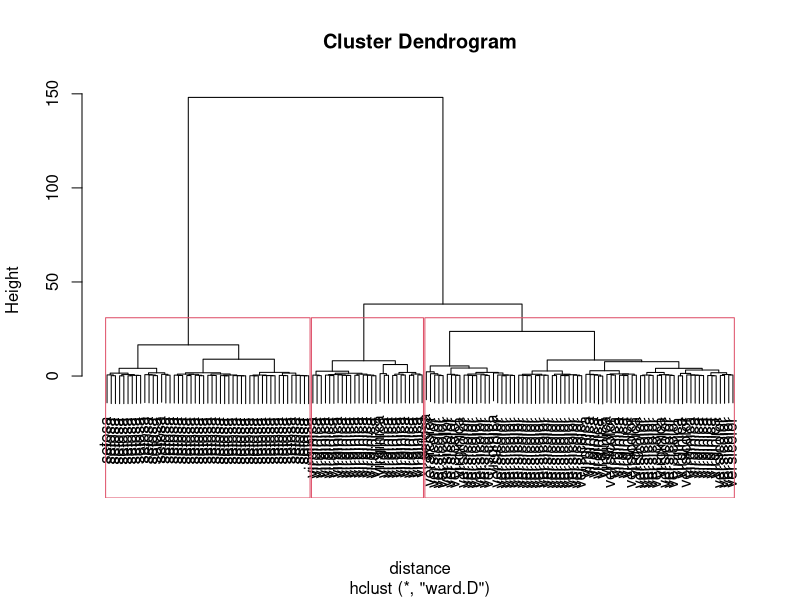

Recreate this plot in R.
data(iris)
names(iris)
head(iris)
summary(iris$Sepal.Length)
summary(iris$Sepal.Width)
summary(iris$Petal.Length)
summary(iris$Petal.Width)
summary(iris$Species)
features <- iris[,1:4]
scaled <- scale(features)
means <- attr(scaled,"scaled:center")
stdv <- attr(scaled, "scaled:scale")
distance <- dist(scaled, method = "euclidean")
hier_cl <- hclust(distance, method="ward.D")
plot(hier_cl, labels=iris$Species)
rect.hclust(hier_cl, k=3)
groups <- cutree(hier_cl, k = 3)
print(groups)
#Setosa occupies the first cluster
#virginica occupies the second cluster
#versicolor occupies the third cluster

#InClass10_2

kmeans_clusters <- kmeans(distance, 5 , nstart=100, iter.max=100)
kmeans_clusters
kmeans_clusters$cluster
kmeans_clusters$centers

kmeans_clusters$withinss
kmeans_clusters$tot.withinss
kmeans_clusters$betweenss

kmeans_clusters$size

compare <- cbind(groups,kmeans_clusters$cluster)
compare <- as.data.frame(compare)
compare <- cbind(iris$Species,compare)
names(compare) <- c("Species", "Hierarchical", "kmeans")
compare

compare1 <- compare[order(compare$Hierarchical),]
compare1
compare2 <- compare[order(compare$kmeans),]
compare2
#There are not any major differences in the iris plant assignments to the three different
#clusters. I wouldn't say the clusters are perfectly separated, but it is pretty
#accurate to the known Species separation.